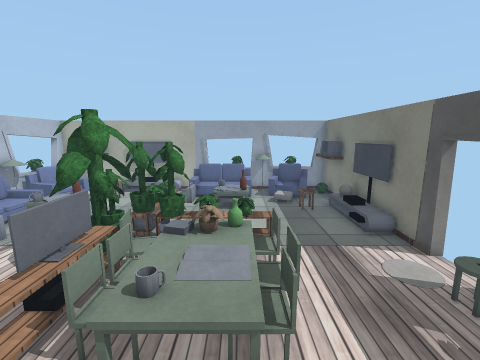
View 1 (above)

16 first-person views from a walk through a scene from a Unity 3-D project. The camera is 1.5 m above the floor, tilts 10° down and sees 90° across. The floor is counted in squares, 0.5 m on a side. Each view is taken from the middle of a square. On the plan, view 1 faces up. The plan holds only what a view shows up to about 19 squares ahead; the rest is blank. The player is left out. Some animated figures are left out. Surface patterns are stand-ins for the level's own textures.

View 2
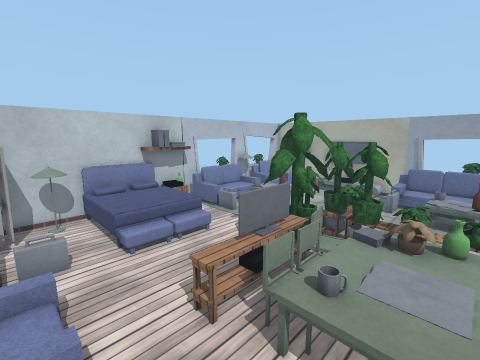

View 3
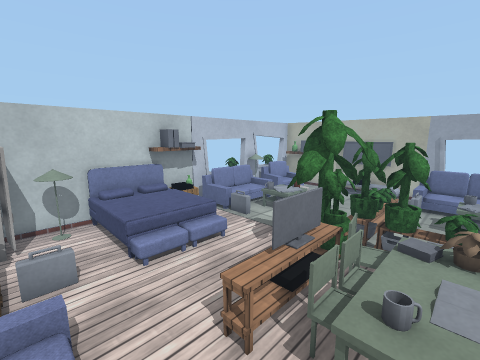

View 4
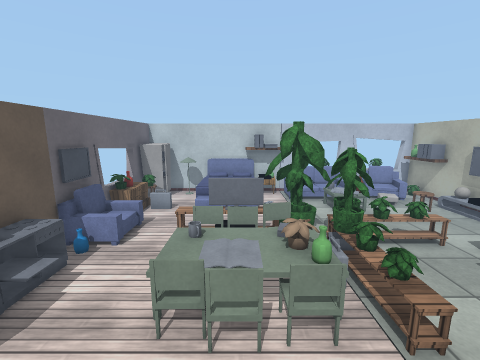

View 5
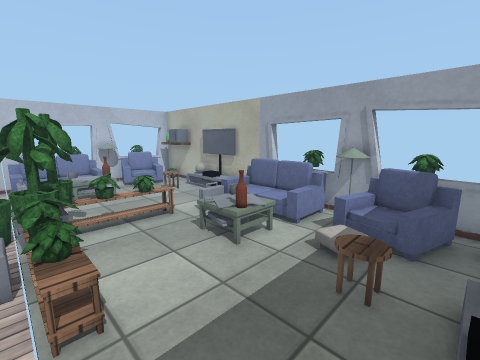

View 6
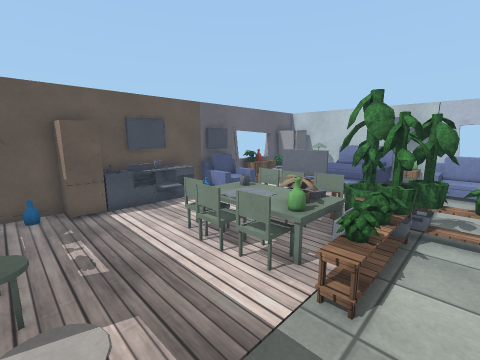

View 7
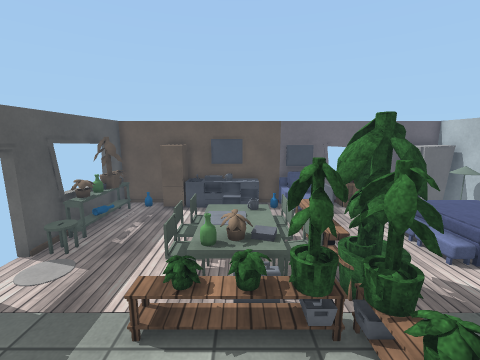

View 8
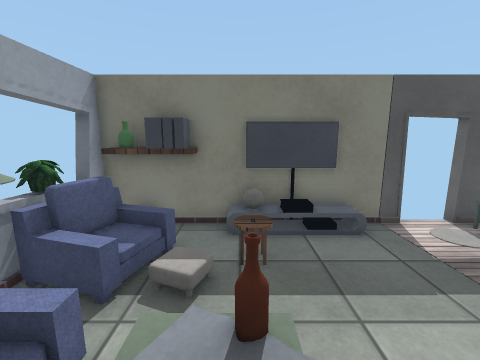

View 9
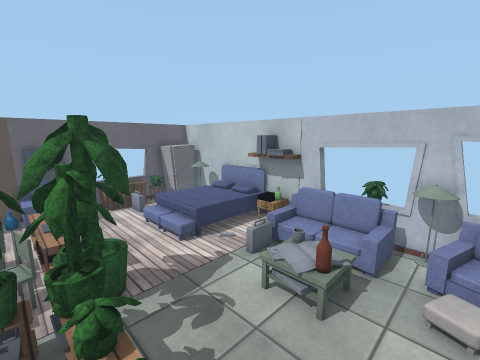

View 10
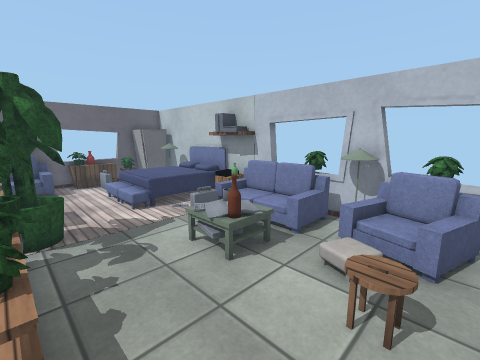

View 11
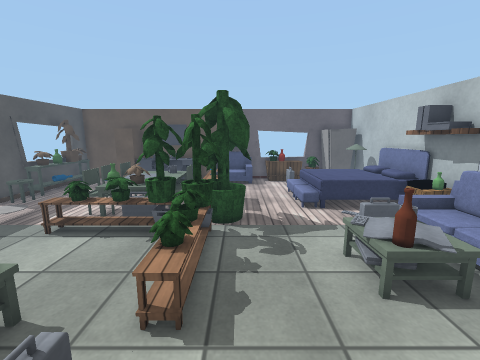

View 12
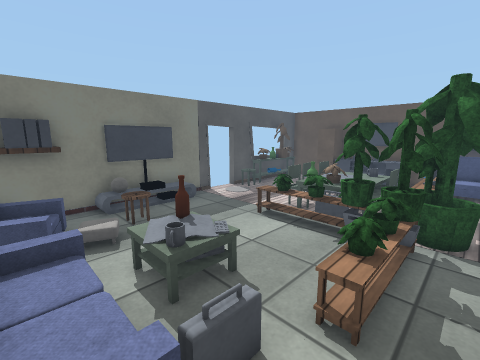

View 13
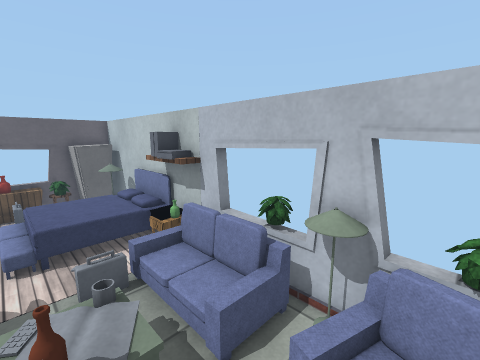

View 14
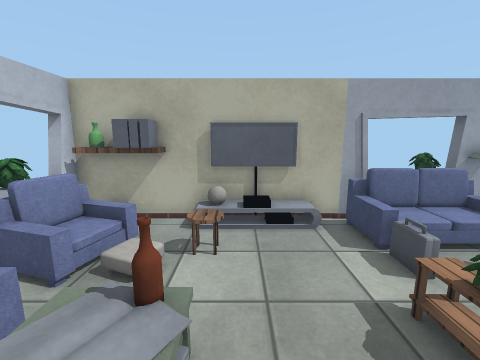

View 15
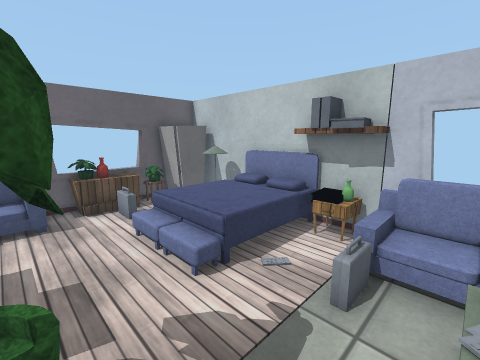

View 16
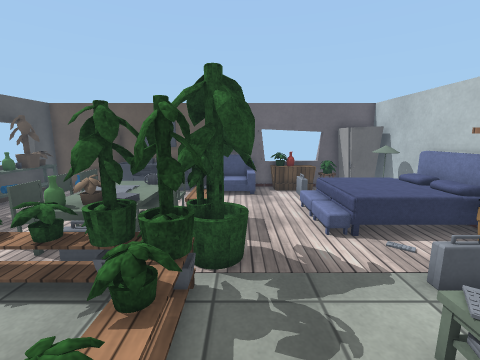

### Floor plan
Key: @ floor where view 1 was taken; # wall or solid block; . main floor; : floor 0.5 m higher than the main floor; + floor 0.75 m higher than the main floor; / step, stairs or slope; = window, fence, low wall or low ledge; O other object.
Columns run from 13 left of view 1 to 7 right of it. Each row starts with its distance up from view 1.
 18 ####################
 17 #OOO.OOOO.OOOOOOOOOO
 16 #O........OO O.. OOO
 15 #O:../....////.=/OOO
 14 #O://....././/.//..#
 13 #O..........:/..///#
 12 #OOO.....O.......//O
 11 #OO.OO...O......../O
 10 #OO.=....O......../#
  9 #OO......OOO....../#
  8 #O.=......OOOO.....#
  7 OO.......O.OOO     OO
  6 OO+++/...OOOOOO
  5 #O   /...OOOOOO   /OO
  4 O    O...OOOOOO   OO
  3 #    /...OOOOO    OO
  2 #O.........       OO
  1 #O.........       OO
  0 # O.....OO. /@ OO OOO
 -1 #OOOOOO OOOO  OOO  O
 -2 ##########OOOOOOOOOO

Positions as (right, up) in squares from view 1, and headings:
1: (0, 0), facing up
2: (0, 0), facing up-left
3: (-1, 0), facing up-left
4: (5, 5), facing left
5: (5, 8), facing up-left
6: (5, 10), facing down-left
7: (-1, 13), facing down
8: (-2, 13), facing right
9: (-3, 14), facing down-left
10: (-4, 16), facing down-left
11: (-5, 16), facing down
12: (-5, 16), facing down-right
13: (-8, 15), facing down-left
14: (-7, 9), facing up
15: (-5, 10), facing down-left
16: (-5, 13), facing down
